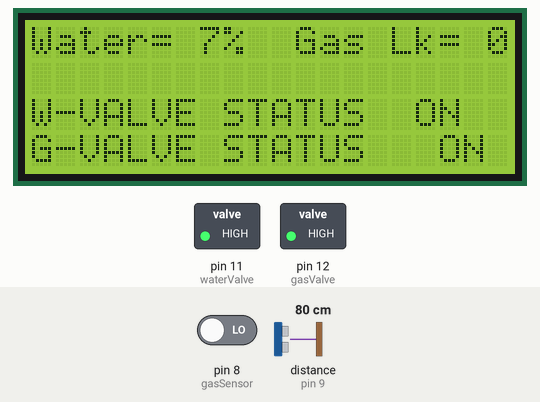
Simulated run of this sketch. Board: Arduino Uno, built with avr-gcc and run on an emulated ATmega328P. On the bench: 20×4 character LCD, switched loads named in the sketch (green lamp = pin HIGH). Wiring (inferred from the names in the program): ultrasonic range finder: trigger pin 10; echo pin 9. Inputs (shaded band) come from the test bench; at power-on: pin 8 (gasSensor) LOW, distance to the obstacle (sensor on pin 9) 80 cm. The echo pulse lasts 58.3 µs per cm; pins used as bus, display or sensor lines are not drawn.

Above: at 3.2 s.
3.3 s: pin 8 (gasSensor) driven HIGH
At 4.0 s:
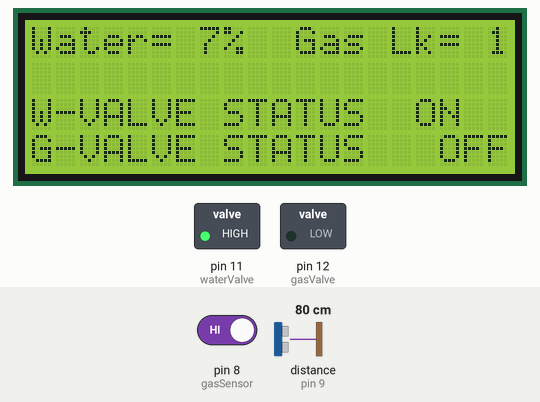
5.1 s: distance to the obstacle (sensor on pin 9) set to 2 cm
6.7 s: distance to the obstacle (sensor on pin 9) set to 18 cm
8.3 s: pin 8 (gasSensor) driven LOW
At 9.5 s:
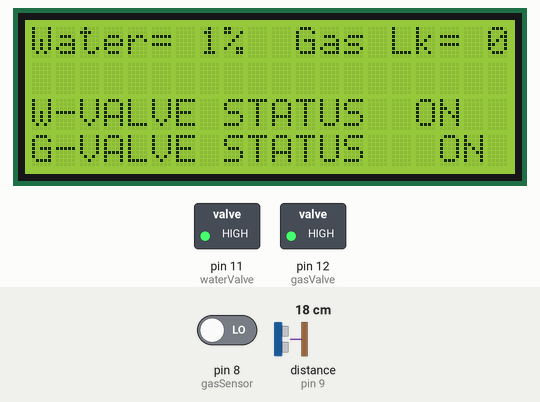
9.9 s: distance to the obstacle (sensor on pin 9) set to 4 cm
At 10.5 s:
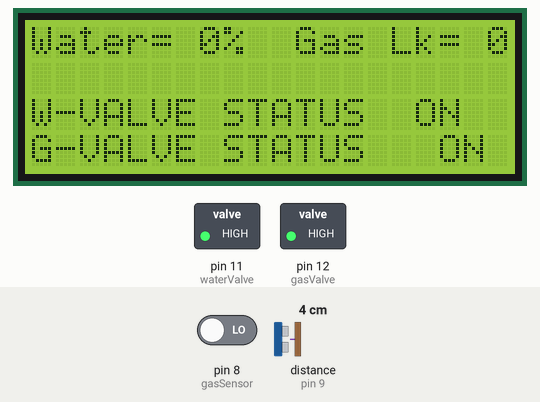
Timing chart, 0 to 12.5 s (numbered marks = the images above; inputs shaded):
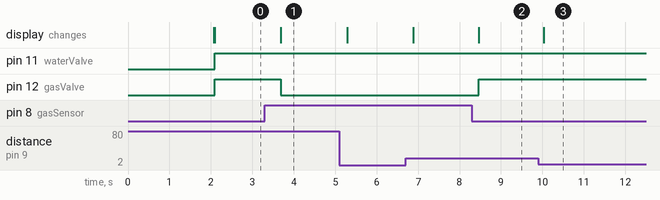

The sketch:

auto_gas_and_water_arduino_code.ino
```cpp
//By HomeMade Electronics
//Subscribe to my channel https://www.youtube.com/channel/UC8isJR_71x1wIfw6jB106pg
//for more tutorial videos
//like, share and leave a comment if you need help

#include <LiquidCrystal.h>

#define echo 9
#define trigger 10
#define waterValve 11
#define gasValve 12
#define gasSensor 8
long duration;
int distance;
int gasleak;
int percentageDistance;

LiquidCrystal lcd(7,6,5,4,3,2);

void setup () {
lcd.begin(20,4);
pinMode(echo,INPUT);
pinMode(trigger,OUTPUT);
pinMode(gasValve, OUTPUT);
pinMode(waterValve ,OUTPUT);


digitalWrite(trigger,LOW);
digitalWrite(gasValve,LOW);
digitalWrite(waterValve,LOW);


lcd.setCursor(0,0);
lcd.print("HOMEMADE ELECTRONICS");
lcd.setCursor(0,2);
lcd.print("    GAS AND WATER");
lcd.setCursor(0,3);
lcd.print("  MONITORING SYSTEM");
delay(2000);
lcd.clear();

}

void loop() {
// ultrasonic reading
digitalWrite(trigger,LOW);
delayMicroseconds(2);
digitalWrite(trigger,HIGH);
delayMicroseconds(10);
digitalWrite(trigger,LOW);
duration=pulseIn(echo,HIGH);
distance=duration*0.017;
percentageDistance=map(distance,0,1024,0,100);
// gas leakage reading
gasleak=digitalRead(gasSensor);

//call functions
cond1();
cond2();
cond3();
cond4();
cond5();
cond9();
cond10();
cond11();
cond12();
cond13();
cond14();

water();
gas();
delay(500);
}

void water(){
if (percentageDistance<50){
digitalWrite(waterValve,HIGH);
}
else
{digitalWrite(waterValve,LOW);
}
}

void gas(){
if (gasleak==HIGH){
digitalWrite(gasValve,LOW);
}
else
{digitalWrite(gasValve,HIGH);
}
}


void cond1(){
if (percentageDistance>50&& gasleak==HIGH)
displayAlloff();
}

void cond2()
{
if(percentageDistance<50&& gasleak==LOW)
displayAllon();
}

void cond3(){
if (percentageDistance<50&& gasleak==HIGH)
displayWon();
}

void cond4(){
if (percentageDistance>50&& gasleak==HIGH)
displayPon();
}

void cond5(){
if (percentageDistance>50&& gasleak==LOW)
displayGon();
}

//OFFS

void cond6(){
if (percentageDistance>50&& gasleak==HIGH)
displayGoff();
}

void cond7(){
if (percentageDistance>50&& gasleak==LOW)
displayPoff();
}
void cond8(){
if (percentageDistance>50&& gasleak==HIGH)
displayWoff();
}


void cond9(){
if (percentageDistance<50&& gasleak==LOW)
displayGandWon();
}
void cond10(){
if (percentageDistance<50&& gasleak==HIGH)
displayPandWon();
}
void cond11(){
if (percentageDistance>50&& gasleak==LOW)
displayGandPon();
}
void cond12(){
if (percentageDistance>50&& gasleak==HIGH)
displayGandWoff();
}
void cond13(){
if (percentageDistance<50&& gasleak==HIGH)
displayGandPoff();
}
void cond14(){
if (percentageDistance>50&& gasleak==LOW)
displayPandWoff();
}

void displayAlloff(){
lcd.clear();
lcd.setCursor(0,0);
lcd.print("Water= ");
lcd.print( percentageDistance);
lcd.print("%");
lcd.setCursor(11,0);
lcd.print("Gas Lk= ");
lcd.print( gasleak);

lcd.setCursor(0,2);
lcd.print("W-VALVE STATUS");
lcd.print ("  OFF");
lcd.setCursor(0,3);
lcd.print("G-VALVE STATUS ");
lcd.print ("  OFF");
}

void displayPon(){
lcd.clear();
lcd.setCursor(0,0);
lcd.print("Water= ");
lcd.print( percentageDistance);
lcd.print("%");
lcd.setCursor(11,0);
lcd.print("Gas Lk= ");
lcd.print( gasleak);

lcd.setCursor(0,2);
lcd.print("W-VALVE STATUS");
lcd.print ("  OFF");
lcd.setCursor(0,3);
lcd.print("G-VALVE STATUS ");
lcd.print ("  OFF");
}
void displayWon(){
lcd.clear();
lcd.setCursor(0,0);
lcd.print("Water= ");
lcd.print( percentageDistance);
lcd.print("%");
lcd.setCursor(11,0);
lcd.print("Gas Lk= ");
lcd.print( gasleak);

lcd.setCursor(0,2);
lcd.print("W-VALVE STATUS");
lcd.print ("  ON");
lcd.setCursor(0,3);
lcd.print("G-VALVE STATUS ");
lcd.print ("  OFF");
}
void displayGon(){
lcd.clear();
lcd.setCursor(0,0);
lcd.print("Water= ");
lcd.print( percentageDistance);
lcd.print("%");
lcd.setCursor(11,0);
lcd.print("Gas Lk= ");
lcd.print( gasleak);

lcd.setCursor(0,2);
lcd.print("W-VALVE STATUS");
lcd.print ("  OFF");
lcd.setCursor(0,3);
lcd.print("G-VALVE STATUS ");
lcd.print ("  ON");
}
void displayAllon(){
lcd.clear();
lcd.setCursor(0,0);
lcd.print("Water= ");
lcd.print( percentageDistance);
lcd.print("%");
lcd.setCursor(11,0);
lcd.print("Gas Lk= ");
lcd.print( gasleak);

lcd.setCursor(0,2);
lcd.print("W-VALVE STATUS");
lcd.print ("  ON");
lcd.setCursor(0,3);
lcd.print("G-VALVE STATUS ");
lcd.print ("  ON");
}


void displayGandWon(){
lcd.clear();
lcd.setCursor(0,0);
lcd.print("Water= ");
lcd.print( percentageDistance);
lcd.print("%");
lcd.setCursor(11,0);
lcd.print("Gas Lk= ");
lcd.print( gasleak);

lcd.setCursor(0,2);
lcd.print("W-VALVE STATUS");
lcd.print ("  ON");
lcd.setCursor(0,3);
lcd.print("G-VALVE STATUS ");
lcd.print ("  ON");
}


void displayPandWon(){
lcd.clear();
lcd.setCursor(0,0);
lcd.print("Water= ");
lcd.print( percentageDistance);
lcd.print("%");
lcd.setCursor(11,0);
lcd.print("Gas Lk= ");
lcd.print( gasleak);

lcd.setCursor(0,2);
lcd.print("W-VALVE STATUS");
lcd.print ("  ON");
lcd.setCursor(0,3);
lcd.print("G-VALVE STATUS ");
lcd.print ("  OFF");
}
void displayGandPon(){
lcd.clear();
lcd.setCursor(0,0);
lcd.print("Water= ");
lcd.print( percentageDistance);
lcd.print("%");
lcd.setCursor(11,0);
lcd.print("Gas Lk= ");
lcd.print( gasleak);

lcd.setCursor(0,2);
lcd.print("W-VALVE STATUS");
lcd.print ("  OFF");
lcd.setCursor(0,3);
lcd.print("G-VALVE STATUS ");
lcd.print ("  ON");
}

void displayGandWoff(){
lcd.clear();
lcd.setCursor(0,0);
lcd.print("Water= ");
lcd.print( percentageDistance);
lcd.print("%");
lcd.setCursor(11,0);
lcd.print("Gas Lk= ");
lcd.print( gasleak);

lcd.setCursor(0,2);
lcd.print("W-VALVE STATUS");
lcd.print ("  OFF");
lcd.setCursor(0,3);
lcd.print("G-VALVE STATUS ");
lcd.print ("  OFF");
}


void displayPandWoff(){
lcd.clear();
lcd.setCursor(0,0);
lcd.print("Water= ");
lcd.print( percentageDistance);
lcd.print("%");
lcd.setCursor(11,0);
lcd.print("Gas Lk= ");
lcd.print( gasleak);

lcd.setCursor(0,2);
lcd.print("W-VALVE STATUS");
lcd.print ("  OFF");
lcd.setCursor(0,3);
lcd.print("G-VALVE STATUS ");
lcd.print ("  ON");
}

void displayGandPoff(){
lcd.clear();
lcd.setCursor(0,0);
lcd.print("Water= ");
lcd.print( percentageDistance);
lcd.print("%");
lcd.setCursor(11,0);
lcd.print("Gas Lk= ");
lcd.print( gasleak);

lcd.setCursor(0,2);
lcd.print("W-VALVE STATUS");
lcd.print ("  ON");
lcd.setCursor(0,3);
lcd.print("G-VALVE STATUS ");
lcd.print ("  OFF");
}


void displayGoff(){
lcd.clear();
lcd.setCursor(0,0);
lcd.print("Water= ");
lcd.print( percentageDistance);
lcd.print("%");
lcd.setCursor(11,0);
lcd.print("Gas Lk= ");
lcd.print( gasleak);

lcd.setCursor(0,2);
lcd.print("W-VALVE STATUS");
lcd.print ("  ON");
lcd.setCursor(0,3);
lcd.print("G-VALVE STATUS ");
lcd.print ("  OFF");
}
void displayPoff(){
lcd.clear();
lcd.setCursor(0,0);
lcd.print("Water= ");
lcd.print( percentageDistance);
lcd.print("%");
lcd.setCursor(11,0);
lcd.print("Gas Lk= ");
lcd.print( gasleak);

lcd.setCursor(0,2);
lcd.print("W-VALVE STATUS");
lcd.print ("  ON");
lcd.setCursor(0,3);
lcd.print("G-VALVE STATUS ");
lcd.print ("  ON");
}

void displayWoff(){
lcd.clear();
lcd.setCursor(0,0);
lcd.print("Water= ");
lcd.print( percentageDistance);
lcd.print("%");
lcd.setCursor(11,0);
lcd.print("Gas Lk= ");
lcd.print( gasleak);

lcd.setCursor(0,2);
lcd.print("W-VALVE STATUS");
lcd.print ("  OFF");
lcd.setCursor(0,3);
lcd.print("G-VALVE STATUS ");
lcd.print ("  ON");
}
```

Measured:
- after the input at 3.3 s, pin 12 (gasValve): HIGH → LOW after 0.38 s; the display: changes after 0.38 s (image 1)
- after the input at 8.3 s, pin 12 (gasValve): LOW → HIGH after 0.17 s; the display: changes after 0.17 s (image 2)
- after the input at 9.9 s, the display: changes after 0.13 s (image 3)
